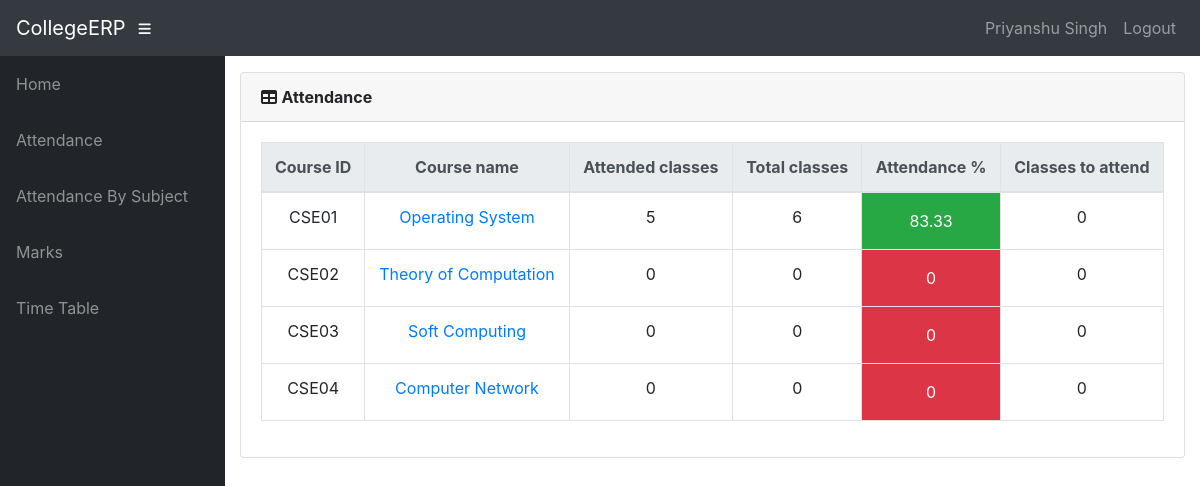
The app's page /info/student/19CSE01/attendance/ (signed in) with its own data.
### info/models.py (models this page shows, shortened)
class User(AbstractUser):
    @property
    def is_student(self):
        if hasattr(self, 'student'):
            return True
        return False

class Student(models.Model):
    user = models.OneToOneField(User, on_delete=models.CASCADE, null=True)
    class_id = models.ForeignKey(Class, on_delete=models.CASCADE, default=1)
    USN = models.CharField(primary_key='True', max_length=100)
    name = models.CharField(max_length=200)
    sex = models.CharField(max_length=50, choices=sex_choice, default='Male')
    DOB = models.DateField(default='2023-07-01')
    def __str__(self):
        return self.name

class AttendanceTotal(models.Model):
    course = models.ForeignKey(Course, on_delete=models.CASCADE)
    student = models.ForeignKey(Student, on_delete=models.CASCADE)
    class Meta:
        unique_together = (('student', 'course'),)
    @property
    def att_class(self):
        stud = Student.objects.get(name=self.student)
        cr = Course.objects.get(name=self.course)
        att_class = Attendance.objects.filter(course=cr, student=stud, status='True').count()
        return att_class
    @property
    def total_class(self):
        stud = Student.objects.get(name=self.student)
        cr = Course.objects.get(name=self.course)
        total_class = Attendance.objects.filter(course=cr, student=stud).count()
        return total_class
    @property
    def attendance(self):
        stud = Student.objects.get(name=self.student)
        cr = Course.objects.get(name=self.course)
        total_class = Attendance.objects.filter(course=cr, student=stud).count()
        att_class = Attendance.objects.filter(course=cr, student=stud, status='True').count()
        if total_class == 0:
            attendance = 0
        else:
            attendance = round(att_class / total_class * 100, 2)
        return attendance
    @property
    def classes_to_attend(self):
        stud = Student.objects.get(name=self.student)
        cr = Course.objects.get(name=self.course)
        total_class = Attendance.objects.filter(course=cr, student=stud).count()
        att_class = Attendance.objects.filter(course=cr, student=stud, status='True').count()
        cta = math.ceil((0.75 * total_class - att_class) / 0.25)
        if cta < 0:
            return 0
        return cta

class Course(models.Model):
    dept = models.ForeignKey(Dept, on_delete=models.CASCADE)
    id = models.CharField(primary_key='True', max_length=50)
    name = models.CharField(max_length=50)
    shortname = models.CharField(max_length=50, default='X')
    def __str__(self):
        return self.name

### info/views.py (the view)
# urls.py: path('attendance/', api_view.AttendanceView.as_view()),
@login_required()
def attendance(request, stud_id):
    stud = Student.objects.get(USN=stud_id)
    ass_list = Assign.objects.filter(class_id_id=stud.class_id)
    att_list = []
    for ass in ass_list:
        try:
            a = AttendanceTotal.objects.get(student=stud, course=ass.course)
        except AttendanceTotal.DoesNotExist:
            a = AttendanceTotal(student=stud, course=ass.course)
            a.save()
        att_list.append(a)
    return render(request, 'info/attendance.html', {'att_list': att_list})

### info/templates/info/attendance.html
{% extends 'info/base.html' %}
    {% load static %}
    {% block content %}
                  <div class="card mb-3">
            <div class="card-header">
              <i class="fas fa-table"></i>
            <b>Attendance</b></div>
            <div class="card-body">
              <div class="table-responsive">
                <table class="table table-bordered text-center" id="dataTable" width="100%" cellspacing="0">
                  <thead class="thead-light ">
                    <tr>
                        <th>Course ID</th>
                        <th>Course name</th>
                        <th>Attended classes</th>
                        <th>Total classes</th>
                        <th>Attendance %</th>
                        <th>Classes to attend</th>
                    </tr>
                  </thead>
                  <tbody>
                    {% for a in att_list %}
                    <tr>
                        <td>{{ a.course_id }}</td>
                        <td><a href="{% url 'attendance_detail' a.student.USN a.course.id %}">{{a.course.name}}</a></td>
                        <td>{{ a.att_class }}</td>
                        <td>{{ a.total_class }}</td>
                        {% if a.attendance < 75 %}
                            <td class="p-3 mb-2 bg-danger text-white">{{ a.attendance }}</td>
                        {% else %}
                            <td class="p-3 mb-2 bg-success text-white">{{ a.attendance }}</td>
                        {% endif %}
                        <td>{{ a.classes_to_attend }}</td>
                    </tr>
                    {% empty %}
                            <p>student has no courses</p>
                    {% endfor %}
                  </tbody>
                </table>
              </div>
            </div>
          </div>
    {% endblock %}

### info/templates/info/base.html (shortened to what this page needs)
<!DOCTYPE html>
<html lang="en">
  <head>
      {% load static %}
    <link href="{% static '/info/bootstrap/vendor/bootstrap/css/bootstrap.min.css' %}" rel="stylesheet">
    <link href="{% static '/info/bootstrap/vendor/fontawesome-free/css/all.min.css' %}" rel="stylesheet" type="text/css">
    <link href="{% static '/info/bootstrap/vendor/datatables/dataTables.bootstrap4.css' %}" rel="stylesheet">
    <link href="{% static '/info/bootstrap/css/sb-admin.css' %}" rel="stylesheet">
  </head>
  <body id="page-top">
    <nav class="navbar navbar-expand navbar-dark bg-dark static-top">
      <a class="navbar-brand mr-1" href="{% url 'index' %}">CollegeERP</a>
      <button class="btn btn-link btn-sm text-white order-1 order-sm-0" id="sidebarToggle" href="#">
        <i class="fas fa-bars"></i>
      </button>
        <div class="collapse navbar-collapse" id="navbarResponsive">
          <ul class="navbar-nav ml-auto">
            <li class="nav-item">
                {% if request.user.is_student %}
                    <a class="nav-link text-capitalize">{{ request.user.student.name }}</a>
                {% elif request.user.is_teacher %}
                    <a class="nav-link text-capitalize">{{ request.user.teacher.name }}</a>
                {% endif %}
            </li>
            <li class="nav-item">
                <a class="nav-link" href="#" data-toggle="modal" data-target="#logoutModal">Logout</a>
            </li>
          </ul>
        </div>
    </nav>
    <div id="wrapper">
      <ul class="sidebar navbar-nav">
            <li class="nav-item">
              <a class="nav-link" href="{% url 'index' %}">
                <span>Home</span>
              </a>
            </li>
        {% if request.user.is_student %}
            <li class="nav-item">
              <a class="nav-link" href="{% url 'attendance' request.user.student.USN %}">
                <span>Attendance</span>
              </a>
            </li>
            <li class="nav-item">
              <a class="nav-link" href="{% url 'attendance' request.user.student.USN %}">
                <span>Attendance By Subject</span>
              </a>
            </li>
            <li class="nav-item">
              <a class="nav-link" href="{% url 'marks_list' request.user.student.USN %}">
                <span>Marks</span>
              </a>
            </li>
              <li class="nav-item">
              <a class="nav-link" href="{% url 'timetable' request.user.student.class_id_id %}">
                <span>Time Table</span>
              </a>
            </li>
        {% endif %}
      </ul>
      <div id="content-wrapper">
        <div class="container-fluid">
            {% block content %}
            {% endblock %}
        </div>
      </div>
    </div>
  </body>
</html>

### records on screen
User: user.student.name "Priyanshu Singh"
AttendanceTotal: course_id "CSE01", course.name "Operating System", att_class "5", total_class "6", attendance "83.33", classes_to_attend "0"
AttendanceTotal: course_id "CSE02", course.name "Theory of Computation", att_class "0", total_class "0", attendance "0", classes_to_attend "0"
AttendanceTotal: course_id "CSE03", course.name "Soft Computing", att_class "0", total_class "0", attendance "0", classes_to_attend "0"
AttendanceTotal: course_id "CSE04", course.name "Computer Network", att_class "0", total_class "0", attendance "0", classes_to_attend "0"
